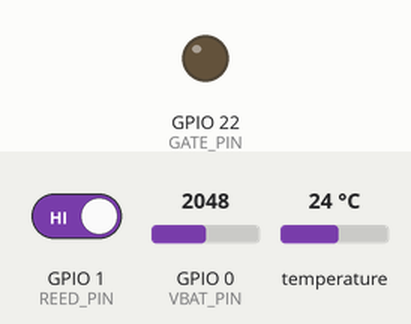
Recording of a sketch running on a simulated ESP32. Parts: output pins drawn as LEDs (lit = HIGH). Inputs (shaded band) come from the test bench; at power-on: GPIO 0 (VBAT_PIN) = 2048, GPIO 1 (REED_PIN) HIGH, temperature 24 °C (analog values on the 0–4095 scale). Nothing arrives over Bluetooth unless stated; a phone connects over Bluetooth LE 3 s after start; pins used as bus, display or sensor lines are not drawn.

Above: at 16.7 s.
Timing chart, 0 to 40.7 s (numbered marks = the images above):
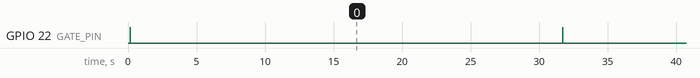

Measured:
- by itself, GPIO 22 (GATE_PIN): alternates HIGH for 0.01 s and LOW for 30.0 s

The sketch:

xiao-thermometer.ino
```cpp
#include <OneWire.h>
#include <DallasTemperature.h>
#include <BLEDevice.h>
#include <BLEUtils.h>
#include <BLEServer.h>
#include <BLE2901.h>
#include <esp_sleep.h>

// Global BLE Configuration Definitions
#define SERVICE_UUID        "4fafc201-1fb5-459e-8fcc-c5c9c331914b"
#define CHAR_CURR_TEMP_UUID "4fafc202-1fb5-459e-8fcc-c5c9c331914b"
#define CHAR_MAX_TEMP_UUID  "4fafc203-1fb5-459e-8fcc-c5c9c331914b"
#define CHAR_MIN_TEMP_UUID  "4fafc204-1fb5-459e-8fcc-c5c9c331914b"
#define CHAR_RESET_UUID     "4fafc205-1fb5-459e-8fcc-c5c9c331914b"
#define CHAR_BATTERY_UUID   "4fafc206-1fb5-459e-8fcc-c5c9c331914b"
#define CHAR_TERM_UUID      "4fafc207-1fb5-459e-8fcc-c5c9c331914b"
#define CHAR_EXTEND_UUID    "4fafc208-1fb5-459e-8fcc-c5c9c331914b"
#define CHAR_PAUSE_UUID     "4fafc209-1fb5-459e-8fcc-c5c9c331914b"

// Hardware GPIO Architecture Matrix
#define REED_PIN  1  // Physical D1 (Raw GPIO 1) -> Reed Switch Wake/Sleep Line
#define VBAT_PIN  0  // Physical D0 (Raw GPIO 0) -> Battery ADC Input
#define GATE_PIN  22 // Physical D4 (Raw GPIO 22) -> BAT_ADC_CONTROL Switch Rail
#define POWER_PIN 23 // Physical D5 (Raw GPIO 23) -> Dedicated Temp Probe VCC Rail
#define DATA_PIN  21 // Physical D3 (Raw GPIO 21) -> 1-Wire Data Line

OneWire oneWire(DATA_PIN);
DallasTemperature sensors(&oneWire);

float currentTemp = 0.0;
float maxTemp = -999.0;
float minTemp = 999.0;
float batteryVoltage = 0.0;

BLECharacteristic *pCurrChar;
BLECharacteristic *pMaxChar;
BLECharacteristic *pMinChar;
BLECharacteristic *pBatChar;

bool resetRequested = false;
bool terminateSession = false;
bool extendRequested = false;
bool deviceConnected = false;

// Timer Control Variables
bool timerSuspended = false;
unsigned long sessionStartTime = 0;
unsigned long lastSampleTime = 0;
unsigned long lastBatterySampleTime = 0;
unsigned long lastSuspendUpdate = 0;
const unsigned long SAMPLE_INTERVAL = 10000;
const unsigned long BATTERY_INTERVAL = 30000;
unsigned long sessionDuration = 180000; // Base execution time: 3 minutes
class DeviceServerCallbacks: public BLEServerCallbacks {
  void onConnect(BLEServer* pServer) {
    deviceConnected = true;
  }
  void onDisconnect(BLEServer* pServer) {
    deviceConnected = false;
    BLEDevice::startAdvertising();
  }
};

class ControlCallbacks: public BLECharacteristicCallbacks {
  void onWrite(BLECharacteristic *pCharacteristic) {
    String uuid = pCharacteristic->getUUID().toString().c_str();
    String value = pCharacteristic->getValue();

    if (value.length() > 0) {
      if ((value == "1" || value.charAt(0) == 0x01)) {
        if (uuid == CHAR_RESET_UUID) resetRequested = true;
        else if (uuid == CHAR_TERM_UUID) terminateSession = true;
        else if (uuid == CHAR_EXTEND_UUID) extendRequested = true;
        else if (uuid == CHAR_PAUSE_UUID) timerSuspended = true;
      }
      else if ((value == "0" || value.charAt(0) == 0x00)) {
        if (uuid == CHAR_PAUSE_UUID) timerSuspended = false;
      }
    }
  }
};

void addLabel(BLECharacteristic* pChar, const char* labelText) {
  BLE2901* pDescriptor = new BLE2901();
  pDescriptor->setDescription(labelText);
  pChar->addDescriptor(pDescriptor);
}

void resetTracking() {
  maxTemp = -999.0; minTemp = 999.0; resetRequested = false;
  pinMode(DATA_PIN, OUTPUT);
  digitalWrite(POWER_PIN, HIGH);
  delay(10);

  sensors.requestTemperatures();
  delay(750);

  float newTemp = sensors.getTempCByIndex(0);
  if (newTemp != DEVICE_DISCONNECTED_C && newTemp > -50.0) {
    currentTemp = newTemp; maxTemp = currentTemp; minTemp = currentTemp;
    pCurrChar->setValue(String(currentTemp, 2).c_str());
    pMaxChar->setValue(String(maxTemp, 2).c_str());
    pMinChar->setValue(String(minTemp, 2).c_str());
    if (deviceConnected) { pCurrChar->notify(); pMaxChar->notify(); pMinChar->notify(); }
  }
}

void enterUltraLowPowerSleep() {
  BLEDevice::getAdvertising()->stop();
  unsigned long clearWait = millis();
  while(millis() - clearWait < 600) { delay(10); }

  digitalWrite(GATE_PIN, LOW);
  digitalWrite(POWER_PIN, LOW);
  pinMode(DATA_PIN, INPUT);
  pinMode(VBAT_PIN, INPUT);
  esp_deep_sleep_enable_gpio_wakeup(1ULL << GPIO_NUM_1, ESP_GPIO_WAKEUP_GPIO_LOW);
  esp_deep_sleep_start();
}

float readBatteryPhysical() {
  digitalWrite(GATE_PIN, HIGH);
  delay(5);

  uint32_t adcTotal = 0;
  for(int i = 0; i < 3; i++) {
    adcTotal += analogReadMilliVolts(VBAT_PIN);
    delay(2);
  }

  digitalWrite(GATE_PIN, LOW);
  return ((adcTotal / 3.0) / 1000.0) * 2.0;
}
void setup() {
  pinMode(REED_PIN, INPUT_PULLUP);
  delay(50);

  pinMode(GATE_PIN, OUTPUT);
  pinMode(POWER_PIN, OUTPUT);
  digitalWrite(GATE_PIN, LOW);
  digitalWrite(POWER_PIN, HIGH);
  delay(100);

  sensors.begin();
  analogReadResolution(12);

  batteryVoltage = readBatteryPhysical();
  digitalWrite(POWER_PIN, HIGH);
  delay(10);
  sensors.requestTemperatures();
  delay(750);
  float initTemp = sensors.getTempCByIndex(0);
  if (initTemp != DEVICE_DISCONNECTED_C && initTemp > -50.0) {
    currentTemp = initTemp; maxTemp = initTemp; minTemp = initTemp;
  }

  // Pure, raw original Bluetooth configuration initialization
  BLEDevice::init("XIAO_C6_Thermometer");
  BLEServer *pServer = BLEDevice::createServer();
  pServer->setCallbacks(new DeviceServerCallbacks());
  BLEService *pService = pServer->createService(SERVICE_UUID);

  pCurrChar = pService->createCharacteristic(CHAR_CURR_TEMP_UUID, BLECharacteristic::PROPERTY_READ | BLECharacteristic::PROPERTY_NOTIFY);
  pMaxChar = pService->createCharacteristic(CHAR_MAX_TEMP_UUID, BLECharacteristic::PROPERTY_READ | BLECharacteristic::PROPERTY_NOTIFY);
  pMinChar = pService->createCharacteristic(CHAR_MIN_TEMP_UUID, BLECharacteristic::PROPERTY_READ | BLECharacteristic::PROPERTY_NOTIFY);
  pBatChar = pService->createCharacteristic(CHAR_BATTERY_UUID, BLECharacteristic::PROPERTY_READ | BLECharacteristic::PROPERTY_NOTIFY);

  BLECharacteristic *pResetChar = pService->createCharacteristic(CHAR_RESET_UUID, BLECharacteristic::PROPERTY_WRITE);
  BLECharacteristic *pTermChar = pService->createCharacteristic(CHAR_TERM_UUID, BLECharacteristic::PROPERTY_WRITE);
  BLECharacteristic *pExtendChar = pService->createCharacteristic(CHAR_EXTEND_UUID, BLECharacteristic::PROPERTY_WRITE);
  BLECharacteristic *pPauseChar = pService->createCharacteristic(CHAR_PAUSE_UUID, BLECharacteristic::PROPERTY_WRITE);

  ControlCallbacks* callbacks = new ControlCallbacks();
  pResetChar->setCallbacks(callbacks); pTermChar->setCallbacks(callbacks);
  pExtendChar->setCallbacks(callbacks); pPauseChar->setCallbacks(callbacks);

  addLabel(pCurrChar, "Current Temperature (C)"); addLabel(pMaxChar, "Maximum Temperature (C)");
  addLabel(pMinChar, "Minimum Temperature (C)"); addLabel(pBatChar, "Battery Voltage (V)");
  addLabel(pResetChar, "Write 1 to Reset Metrics"); addLabel(pTermChar, "Write 1 to Sleep Device");
  addLabel(pExtendChar, "Write 1 to Add 2 Mins to Session"); addLabel(pPauseChar, "Write 1 to Pause Timer, 0 to Resume");

  pCurrChar->setValue(String(currentTemp, 2).c_str());
  pMaxChar->setValue(String(maxTemp, 2).c_str());
  pMinChar->setValue(String(minTemp, 2).c_str());
  pBatChar->setValue(String(batteryVoltage, 2).c_str());
  pService->start();

  BLEAdvertising *pAdvertising = BLEDevice::getAdvertising();
  pAdvertising->addServiceUUID(SERVICE_UUID);
  pAdvertising->setScanResponse(true);

  BLEDevice::startAdvertising();

  sessionStartTime = millis();
  lastSampleTime = millis();
  lastBatterySampleTime = millis();
  lastSuspendUpdate = millis();
}

void loop() {
  unsigned long currentMillis = millis();

  if (digitalRead(REED_PIN) == LOW) {
    delay(50);
    if (digitalRead(REED_PIN) == LOW) enterUltraLowPowerSleep();
  }
  if (terminateSession) enterUltraLowPowerSleep();
  if (extendRequested) { sessionDuration += 120000; extendRequested = false; }

  if (timerSuspended) {
    unsigned long timeElapsed = currentMillis - lastSuspendUpdate;
    sessionStartTime += timeElapsed;
  }
  lastSuspendUpdate = currentMillis;

  if (currentMillis - sessionStartTime >= sessionDuration) enterUltraLowPowerSleep();
  if (resetRequested) resetTracking();

  // 1. Temperature Processing Loop (Runs every 10 seconds)
  if (currentMillis - lastSampleTime >= SAMPLE_INTERVAL) {
    lastSampleTime = currentMillis;
    pinMode(DATA_PIN, OUTPUT);
    digitalWrite(POWER_PIN, HIGH);
    delay(5);

    sensors.requestTemperatures();
    delay(750); // Restored standard blocking safety window

    float newTemp = sensors.getTempCByIndex(0);
    if (newTemp != DEVICE_DISCONNECTED_C && newTemp > -50.0) {
      if (newTemp != currentTemp) {
        currentTemp = newTemp;
        pCurrChar->setValue(String(currentTemp, 2).c_str());
        if (deviceConnected) pCurrChar->notify();
      }
      if (currentTemp > maxTemp) {
        maxTemp = currentTemp;
        pMaxChar->setValue(String(maxTemp, 2).c_str());
        if (deviceConnected) pMaxChar->notify();
      }
      if (currentTemp < minTemp || minTemp == 999.0) {
        minTemp = currentTemp;
        pMinChar->setValue(String(minTemp, 2).c_str());
        if (deviceConnected) pMinChar->notify();
      }
    }
  }

  // 2. Battery Processing Loop (Runs every 30 seconds)
  if (currentMillis - lastBatterySampleTime >= BATTERY_INTERVAL) {
    lastBatterySampleTime = currentMillis;
    batteryVoltage = readBatteryPhysical();
    if (deviceConnected) {
      pBatChar->setValue(String(batteryVoltage, 2).c_str());
      pBatChar->notify();
    }
  }

  // Safe standard delay: gives the core stable operating execution without automatic downclocking bugs
  delay(10);
}
```
